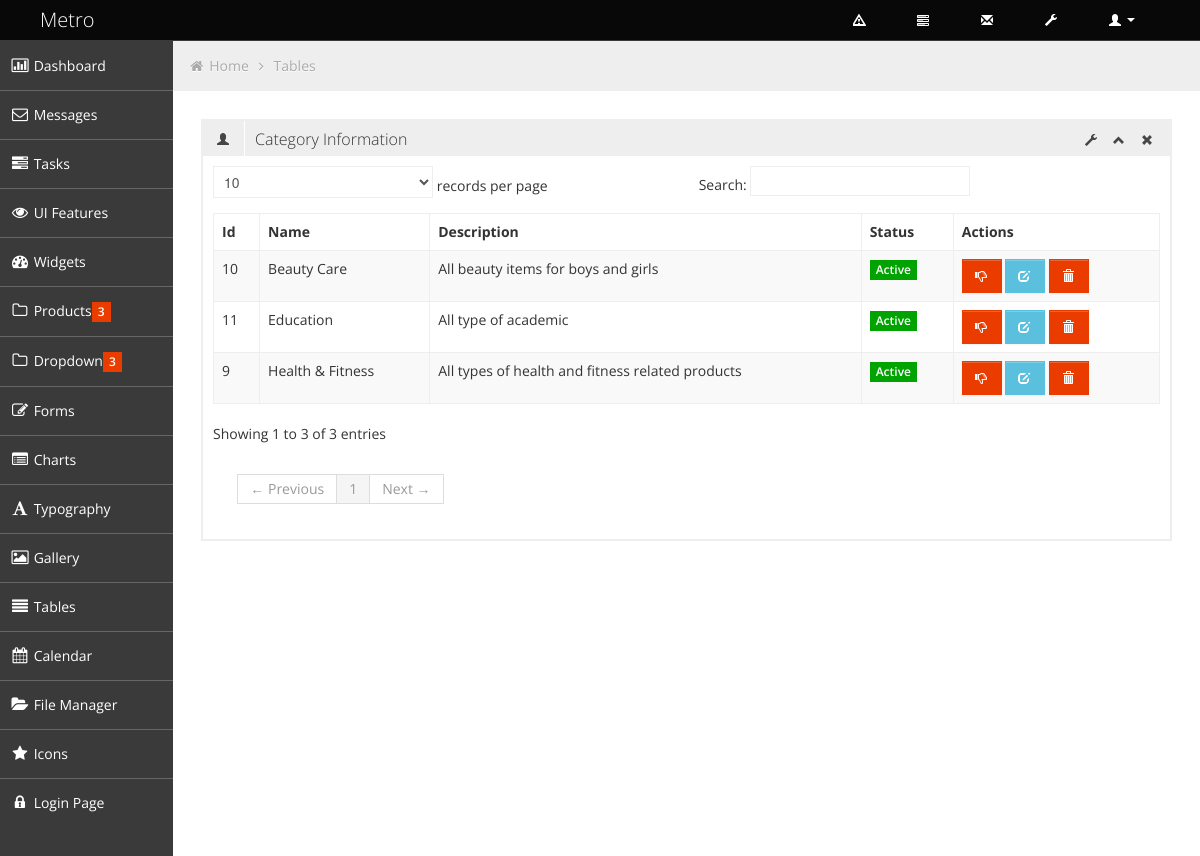
The page /index.php/product_controller/manage_category on the database its author committed.
### tables this page shows
CREATE TABLE `product_cat_tbl` (
  `id` int(11) NOT NULL,
  `cat_name` varchar(255) NOT NULL,
  `cat_desc` varchar(255) NOT NULL,
  `cat_status` int(2) NOT NULL
);

### application/controllers/Product_Controller.php (called while the page is built, shortened)
<?php
Class Product_Controller extends CI_Controller{
	public function manage_category(){
		$data = array();
		$data['header'] = $this->load->view('backEnd/tp-parts/header', '', true);
		$data['footer'] = $this->load->view('backEnd/tp-parts/footer', '', true);
		$data['main_menu'] = $this->load->view('backEnd/tp-parts/main_menu', '', true);
		$data['category_info'] = $this->Product_Model->select_all_category_info();
		$this->load->view('backEnd/manage_category', $data);
	}
}

### index.php (called while the page is built, shortened)
<?php
require_once BASEPATH.'core/CodeIgniter.php';

### application/models/Product_Model.php (called while the page is built, shortened)
<?php
Class Product_Model extends CI_Model{
	public function select_all_category_info(){
		$this->db->select('*');
		$this->db->from('product_cat_tbl');
		$query_result = $this->db->get();
		$result = $query_result->result();
		return $result;
	}
}

### application/views/backEnd/manage_category.php (the view, shortened to what this page needs)
<?php echo $header; ?>
		<div class="container-fluid-full">
		<div class="row-fluid">
<?php echo $main_menu; ?>
			<div id="content" class="span10">
<ul class="breadcrumb">
				<li>
					<i class="icon-home"></i>
					<a href="index.html">Home</a>
					<i class="icon-angle-right"></i>
				</li>
				<li><a href="#">Tables</a></li>
			</ul>
			<div class="row-fluid sortable">
				<div class="box span12">
					<div class="box-header" data-original-title>
						<h2><i class="halflings-icon user"></i><span class="break"></span>Category Information</h2>
						<div class="box-icon">
							<a href="#" class="btn-setting"><i class="halflings-icon wrench"></i></a>
							<a href="#" class="btn-minimize"><i class="halflings-icon chevron-up"></i></a>
							<a href="#" class="btn-close"><i class="halflings-icon remove"></i></a>
						</div>
					</div>
					<div class="box-content">
						<table class="table table-striped table-bordered bootstrap-datatable datatable">
						  <thead>
							  <tr>
								  <th>Id</th>
								  <th>Name</th>
								  <th>Description</th>
								  <th>Status</th>
								  <th>Actions</th>
							  </tr>
						  </thead>
						  <tbody>
						  	<?php foreach($category_info as $value): ?>
							<tr>
								<td><?php echo $value->id; ?></td>
								<td class="center"><?php echo $value->cat_name; ?></td>
								<td class="center"><?php echo $value->cat_desc; ?></td>
								<?php
								$status = $value->cat_status;
								if($status == 1){ ?>
								<td class="center">
									<span class="label label-success">Active</span>
								</td>
								<?php }else{ ?>
								<td class="center">
									<span class="label label-important">Inactive</span>
								</td>
							   <?php	}	?>
								<td class="center">
								<?php
								if($status == 1){ ?>
								<a class="btn btn-danger" href="<?php echo base_url(); ?>Product_Controller/unpublish_category/<?php echo $value->id; ?>">
										<i class="halflings-icon white thumbs-down"></i>
									</a>
								<?php }else{ ?>
									<a class="btn btn-success" href="<?php echo base_url(); ?>Product_Controller/publish_category/<?php echo $value->id; ?>">
										<i class="halflings-icon white thumbs-up"></i>
									</a>
							   <?php }	?>
									<a class="btn btn-info" href="<?php echo base_url(); ?>Product_Controller/edit_category/<?php echo $value->id; ?>">
										<i class="halflings-icon white edit"></i>
									</a>
									<a class="btn btn-danger" href="<?php echo base_url(); ?>Product_Controller/delete_category/<?php echo $value->id; ?>">
										<i class="halflings-icon white trash"></i>
									</a>
								</td>
							</tr>
						<?php endforeach; ?>
						  </tbody>
					  </table>
					</div>
				</div>
			</div>
			</div>
		</div>
		</div>
	<?php echo $footer; ?>

### assets/backEnd/css/style.css (style rules this page uses)
.green, .green [class="box-header"], .green.box, .slider.green .ui-slider-range, .progress.green .ui-progressbar-value, .sliderVertical.green .ui-slider-range, .progressSlim.green .ui-progressbar-value, .label-success, .badge-success { background: #00A300 !important; border-color: #00A300 !important; color: #fff; }
body { background: #F5F5F5; color: #333; border: none; font-family: 'Open Sans', sans-serif; font-weight: 400; }
h2 { font-size: 16px; line-height: 16px; }
#content { background: #ffffff; filter: none; min-height: 100%; padding: 20px 20px; position: relative; }
.breadcrumb { margin: -28px -28px 28px -28px; line-height: 34px; background: #eee; border: 0px; color: #aaa; -webkit-box-shadow: none; -moz-box-shadow: none; box-shadow: none; -webkit-border-radius: 0px; -moz-border-radius: 0px; border-radius: 0px; }
.breadcrumb a { color: #aaa; text-shadow: 0px 1px 1px #fff; }
.box { border: 2px solid #eee; background: #fff !important; margin-bottom: 28px; }
.box-header { height: 16px; font-size: 16px; line-height: 16px; padding: 10px; background: #eee; -webkit-box-shadow: none; -moz-box-shadow: none; box-shadow: none; overflow: hidden; }
.box-header h2 { float:left; margin-top: 0px; font-weight: 300; }
.box-header h2 i { margin: 0px 3px 0px 4px; opacity: .8; filter: alpha(opacity=80); -ms-filter:"progid:DXImageTransform.Microsoft.Alpha(Opacity=80)"; }
.box-header .box-icon { float:right; margin-top: 1px; }
.box-header .box-icon i { -webkit-transition: all 0.1s ease-in-out; -moz-transition: all 0.1s ease-in-out; -o-transition: all 0.1s ease-in-out; -ms-transition: all 0.1s ease-in-out; transition: all 0.1s ease-in-out; opacity: .8; filter: alpha(opacity=80); -ms-filter:"progid:DXImageTransform.Microsoft.Alpha(Opacity=80)"; }
.box-header .box-icon a { margin: 0px 5px; }
.box-content { position: relative; z-index: 50; margin-top: -1px; padding: 10px; background: #fff !important; }
.label, .badge { text-shadow: none; font-family: 'Open Sans', sans-serif; font-weight: 600; font-size: 12px; padding: 3px 6px; }
.label { -webkit-border-radius: 0px; -moz-border-radius: 0px; border-radius: 0px; }
.btn { display: inline-block; padding: 6px 12px; margin-bottom: 0; font-size: 14px; font-weight: 500; line-height: 20px; text-align: center; white-space: nowrap; vertical-align: middle; cursor: pointer; border: 1px solid #a7a9aa; -webkit-border-radius: 0px !important; border-radius: 0px !important; }
.btn i { margin-top: 2px; }
.btn { color: #ffffff; background-color: #a7a9aa; border-color: #a7a9aa; background-image: none; filter: none; text-shadow: none; }
.btn-danger { background-color: #EB3C00; border-color: #EB3C00; }
.btn-info { background-color: #5bc0de; border-color: #5bc0de; }
.table th, .table td { border-top: 1px solid #eee; }
.table-bordered { border-color: #eee; -webkit-border-radius: 0px !important; -moz-border-radius: 0px !important; border-radius: 0px !important; }
.table-bordered th, .table-bordered td { border-left: 1px solid #eee; }
.table-bordered thead:first-child tr:first-child > th:first-child, .table-bordered tbody:first-child tr:first-child > td:first-child, .table-bordered tbody:first-child tr:first-child > th:first-child { -webkit-border-radius: 0px !important; -moz-border-radius: 0px !important; border-radius: 0px !important; }
.table-bordered thead:first-child tr:first-child > th:last-child, .table-bordered tbody:first-child tr:first-child > td:last-child, .table-bordered tbody:first-child tr:first-child > th:last-child { -webkit-border-radius: 0px !important; -moz-border-radius: 0px !important; border-radius: 0px !important; }
.table-bordered thead:last-child tr:last-child > th:first-child, .table-bordered tbody:last-child tr:last-child > td:first-child, .table-bordered tbody:last-child tr:last-child > th:first-child, .table-bordered tfoot:last-child tr:last-child > td:first-child, .table-bordered tfoot:last-child tr:last-child > th:first-child { -webkit-border-radius: 0px !important; -moz-border-radius: 0px !important; border-radius: 0px !important; }
.table-bordered thead:last-child tr:last-child > th:last-child, .table-bordered tbody:last-child tr:last-child > td:last-child, .table-bordered tbody:last-child tr:last-child > th:last-child, .table-bordered tfoot:last-child tr:last-child > td:last-child, .table-bordered tfoot:last-child tr:last-child > th:last-child { -webkit-border-radius: 0px !important; -moz-border-radius: 0px !important; border-radius: 0px !important; }

### rows shown on the page
product_cat_tbl: id "9", cat_name "Health & Fitness", cat_desc "All types of health and fitness related products", cat_status "Active"
product_cat_tbl: id "10", cat_name "Beauty Care", cat_desc "All beauty items for boys and girls", cat_status "Active"
product_cat_tbl: id "11", cat_name "Education", cat_desc "All type of academic", cat_status "Active"
